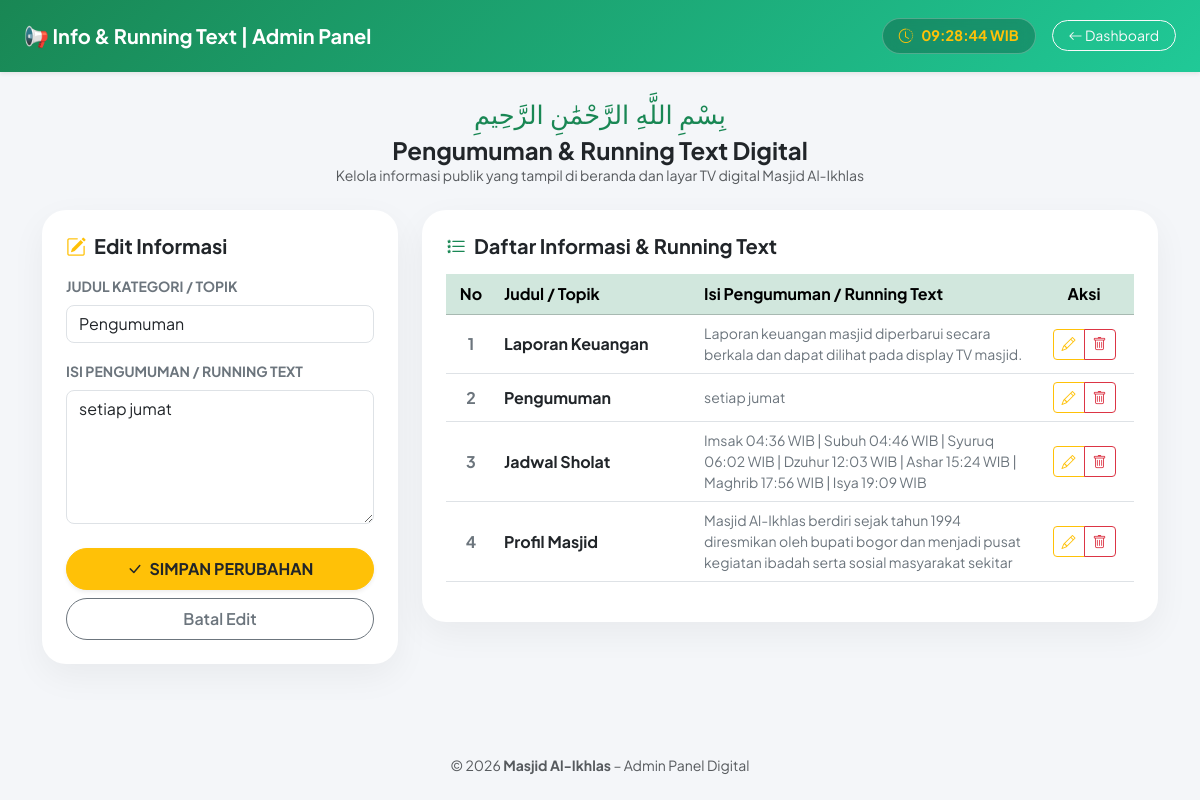
The app's page /admin/info.php?edit=3 (signed in) with its own data.
### tables this page shows
CREATE TABLE `info_masjid` (
  `id` int(11) NOT NULL,
  `judul` varchar(100) NOT NULL,
  `isi` text NOT NULL
);

### admin/info.php (the view, shortened to what this page needs)
<?php
include "../config/koneksi.php";
$edit = false;
if(isset($_GET['edit'])){
    $edit = true;
    $id = (int)$_GET['edit'];
    $qEdit = mysqli_query($koneksi, "SELECT * FROM info_masjid WHERE id='$id'");
    $dEdit = mysqli_fetch_assoc($qEdit);
}
?>
<!DOCTYPE html>
<html lang="id">
<head>
    <link href="https://cdn.jsdelivr.net/npm/bootstrap@5.3.3/dist/css/bootstrap.min.css" rel="stylesheet">
    <link href="https://cdn.jsdelivr.net/npm/bootstrap-icons@1.11.3/font/bootstrap-icons.css" rel="stylesheet">
</head>
<body>
    <nav class="navbar navbar-dark navbar-custom shadow-sm mb-4 py-3">
        <div class="container-fluid px-4">
            <span class="navbar-brand fw-bold fs-5 d-flex align-items-center gap-2">
                📢 Info & Running Text | Admin Panel
            </span>
            <div class="text-white d-flex align-items-center gap-2 flex-wrap justify-content-end">
                <div class="clock-badge d-flex align-items-center gap-2 me-2">
                    <i class="bi bi-clock-history text-warning"></i>
                    <span id="adminClock" class="text-warning">--:--:-- WIB</span>
                </div>
                <a href="index.php" class="btn btn-outline-light btn-sm rounded-pill px-3">
                    <i class="bi bi-arrow-left"></i> Dashboard
                </a>
            </div>
        </div>
    </nav>
    <div class="container pb-5">
        <div class="text-center mb-4">
            <div class="bismillah-header">بِسْمِ اللَّهِ الرَّحْمَٰنِ الرَّحِيمِ</div>
            <h4 class="fw-bold text-dark m-0">Pengumuman & Running Text Digital</h4>
            <p class="text-muted small">Kelola informasi publik yang tampil di beranda dan layar TV digital Masjid Al-Ikhlas</p>
        </div>
        <div class="row g-4">
            <div class="col-lg-4">
                <div class="card card-custom p-4">
                    <h5 class="fw-bold text-dark mb-3">
                        <?= $edit ? '<i class="bi bi-pencil-square text-warning me-2"></i>Edit Informasi' : '<i class="bi bi-plus-circle-fill text-success me-2"></i>Tambah Informasi Baru' ?>
                    </h5>
                    <form method="post">
                        <div class="mb-3">
                            <label class="form-label fw-bold small text-secondary">JUDUL KATEGORI / TOPIK</label>
                            <input type="text" name="judul" class="form-control rounded-3"
                                   placeholder="Contoh: Jadwal Kajian / Sholat Jumat"
                                   value="<?= $edit ? htmlspecialchars($dEdit['judul']) : '' ?>" required>
                        </div>
                        <div class="mb-4">
                            <label class="form-label fw-bold small text-secondary">ISI PENGUMUMAN / RUNNING TEXT</label>
                            <textarea name="isi" class="form-control rounded-3" rows="5"
                                      placeholder="Tuliskan isi pesan pengumuman..." required><?= $edit ? htmlspecialchars($dEdit['isi']) : '' ?></textarea>
                        </div>
                        <?php if($edit){ ?>
                            <button type="submit" name="update" class="btn btn-warning w-100 fw-bold rounded-pill py-2 shadow-sm text-dark mb-2">
                                <i class="bi bi-check-lg me-1"></i> SIMPAN PERUBAHAN
                            </button>
                            <a href="info.php" class="btn btn-outline-secondary w-100 fw-semibold rounded-pill py-2">
                                Batal Edit
                            </a>
                        <?php }else{ ?>
                            <button type="submit" name="simpan" class="btn btn-success w-100 fw-bold rounded-pill py-2 shadow-sm">
                                <i class="bi bi-save me-1"></i> SIMPAN INFORMASI
                            </button>
                        <?php } ?>
                    </form>
                </div>
            </div>
            <div class="col-lg-8">
                <div class="card card-custom p-4">
                    <h5 class="fw-bold text-dark mb-3">
                        <i class="bi bi-list-stars text-success me-2"></i>Daftar Informasi &amp; Running Text
                    </h5>
                    <div class="table-responsive">
                        <table class="table table-hover align-middle">
                            <thead class="table-success">
                                <tr>
                                    <th width="50" class="text-center">No</th>
                                    <th width="200">Judul / Topik</th>
                                    <th>Isi Pengumuman / Running Text</th>
                                    <th width="100" class="text-center">Aksi</th>
                                </tr>
                            </thead>
                            <tbody>
                                <?php
                                $no = 1;
                                $q = mysqli_query($koneksi, "SELECT * FROM info_masjid ORDER BY id DESC");
                                if(mysqli_num_rows($q) > 0){
                                    while($d = mysqli_fetch_assoc($q)){
                                ?>
                                <tr>
                                    <td class="text-center fw-bold text-secondary"><?= $no++ ?></td>
                                    <td class="fw-bold text-dark"><?= htmlspecialchars($d['judul']) ?></td>
                                    <td class="text-secondary small"><?= htmlspecialchars($d['isi']) ?></td>
                                    <td class="text-center">
                                        <div class="btn-group btn-group-sm">
                                            <a href="?edit=<?= $d['id'] ?>" class="btn btn-outline-warning" title="Edit">
                                                <i class="bi bi-pencil"></i>
                                            </a>
                                            <a href="?hapus=<?= $d['id'] ?>" onclick="return confirm('Apakah Anda yakin menghapus informasi ini?')" class="btn btn-outline-danger" title="Hapus">
                                                <i class="bi bi-trash"></i>
                                            </a>
                                        </div>
                                    </td>
                                </tr>
                                <?php
                                    }
                                }else{
                                ?>
                                <tr>
                                    <td colspan="4" class="text-center text-muted py-4">Belum ada data informasi masjid tersimpan</td>
                                </tr>
                                <?php } ?>
                            </tbody>
                        </table>
                    </div>
                </div>
            </div>
        </div>
    </div>
    <footer class="text-center py-4 mt-auto text-muted small">
        © <?= date('Y'); ?> <strong>Masjid Al-Ikhlas</strong> – Admin Panel Digital
    </footer>
</body>
</html>

### admin/info.php (style rules this page uses)
body { font-family: 'Plus Jakarta Sans', sans-serif; background: #f4f6f9; color: #212529; min-height: 100vh; display: flex; flex-direction: column; }
.navbar-custom { background: linear-gradient(135deg, #198754, #20c997); }
.bismillah-header { font-family: 'Amiri', serif; font-size: 1.6rem; color: #198754; margin-bottom: 2px; }
.card-custom { border: none; border-radius: 24px; box-shadow: 0 12px 35px rgba(0, 0, 0, 0.05); background: #ffffff; }
.clock-badge { background: rgba(0, 0, 0, 0.22); backdrop-filter: blur(8px); border: 1px solid rgba(255, 255, 255, 0.25); border-radius: 30px; padding: 6px 16px; font-weight: 700; font-size: 0.9rem; }

### records on screen
info_masjid: judul "Pengumuman", isi "setiap jumat"
info_masjid: judul "Laporan Keuangan", isi "Laporan keuangan masjid diperbarui secara berkala dan dapat dilihat pada display TV masjid."
info_masjid: judul "Jadwal Sholat", isi "Imsak 04:36 WIB | Subuh 04:46 WIB | Syuruq 06:02 WIB | Dzuhur 12:03 WIB | Ashar 15:24 WIB | Maghrib 17:56 WIB | Isya 19:09 WIB"
info_masjid: judul "Profil Masjid", isi "Masjid Al-Ikhlas berdiri sejak tahun 1994 diresmikan oleh bupati bogor dan menjadi pusat kegiatan ibadah serta sosial masyarakat sekitar"
